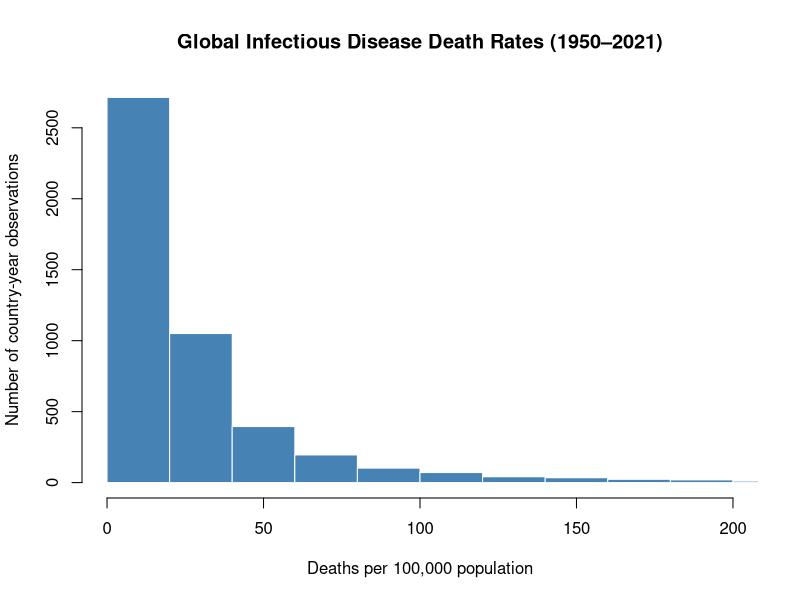

Here is the R script that generated this plot:
data <- read.csv("6- infectious-and-parasitic-diseases-death-rate-who-mdb.csv")

colnames(data)

names(data)[names(data) == "Age.standardized.deaths.that.are.from.infectious.and.parasitic.diseases.per.100.000.people..in.both.sexes.aged.all.ages"] <- "DeathRate"

head(data[, c("Entity", "Code", "Year", "DeathRate")], 5)

summary(data$DeathRate)
sd(data$DeathRate, na.rm=TRUE)  
length(na.omit(data$DeathRate))
sum(data$DeathRate < 30, na.rm = TRUE)

png("infectious_disease_deathrates.png")

hist(data$DeathRate,
     breaks = 30,
     col = "steelblue",
     border = "white",
     main = "Global Infectious Disease Death Rates (1950–2021)",
     xlab = "Deaths per 100,000 population",
     ylab = "Number of country-year observations",
     xlim = c(0, 200))

dev.off()

